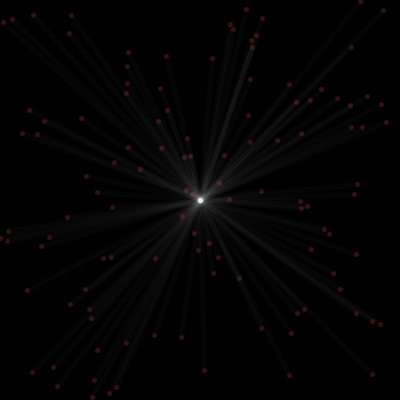
Frame 1 (no input)
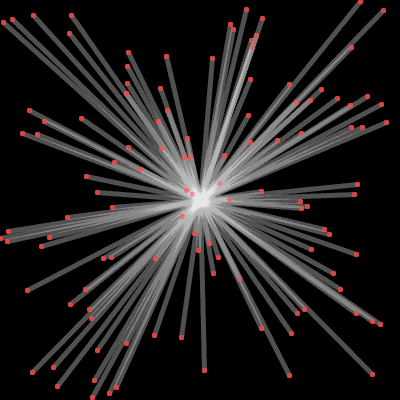
Frame 60 (the mouse pressed at the canvas centre just before this capture)
Frame 120 (the mouse held since frame 60 and released just before this capture): identical to frame 60, image omitted

The Processing sketch that drew these frames (run headless with seeded random() and noise(); from frame 60 on, the mouse is pressed at the canvas centre):

// Processing sketch: processing_140657
// ── processing_140657.pde

boolean[][] aBool = {
  {
    false, false, true, false, false
  }
  , {
    false, false, true, false, false
  }
  , {
    false, true, false, true, false
  }
  , {
    false, true, false, true, false
  }
  , {
    false, true, true, true, false
  }
  , {
    true, false, false, false, true
  }
  , {
    true, false, false, false, true
  }
};

boolean[][] bBool = {
  {
    true, true, true, true, false
  }
  , {
    true, false, false, false, true
  }
  , {
    true, false, false, false, true
  }
  , {
    true, true, true, true, false
  }
  , {
    true, false, false, false, true
  }
  , {
    true, false, false, false, true
  }
  , {
    true, true, true, true, false
  }
};

boolean[][] cBool = {
  {
    false, true, true, true, true
  }
  , {
    true, false, false, false, false
  }
  , {
    true, false, false, false, false
  }
  , {
    true, false, false, false, false
  }
  , {
    true, false, false, false, false
  }
  , {
    true, false, false, false, false
  }
  , {
    false, true, true, true, true
  }
};

boolean[][] dBool = {
  {
    true, true, true, true, false
  }
  , {
    true, false, false, false, true
  }
  , {
    true, false, false, false, true
  }
  , {
    true, false, false, false, true
  }
  , {
    true, false, false, false, true
  }
  , {
    true, false, false, false, true
  }
  , {
    true, true, true, true, false
  }
};


boolean[][] eBool = {
  {
    true, true, true, true, true
  }
  , {
    true, false, false, false, false
  }
  , {
    true, false, false, false, false
  }
  , {
    true, true, true, true, true
  }
  , {
    true, false, false, false, false
  }
  , {
    true, false, false, false, false
  }
  , {
    true, true, true, true, true
  }
};


boolean[][] fBool = {
  {
    true, true, true, true, true
  }
  , {
    true, false, false, false, false
  }
  , {
    true, false, false, false, false
  }
  , {
    true, true, true, true, false
  }
  , {
    true, false, false, false, false
  }
  , {
    true, false, false, false, false
  }
  , {
    true, false, false, false, false
  }
};

boolean[][] gBool = {
  {
    false, true, true, true, false
  }
  , {
    true, false, false, false, true
  }
  , {
    true, false, false, false, false
  }
  , {
    true, false, true, true, true
  }
  , {
    true, false, false, false, true
  }
  , {
    true, false, false, false, true
  }
  , {
    false, true, true, true, true
  }
};

boolean[][] hBool = {
  {
    true, false, false, false, true
  }
  , {
    true, false, false, false, true
  }
  , {
    true, false, false, false, true
  }
  , {
    true, true, true, true, true
  }
  , {
    true, false, false, false, true
  }
  , {
    true, false, false, false, true
  }
  , {
    true, false, false, false, true
  }
};

boolean[][] iBool = {
  {
    true, true, true, true, true
  }
  , {
    false, false, true, false, false
  }
  , {
    false, false, true, false, false
  }
  , {
    false, false, true, false, false
  }
  , {
    false, false, true, false, false
  }
  , {
    false, false, true, false, false
  }
  , {
    true, true, true, true, true
  }
};

boolean[][] jBool = {
  {
    true, true, true, true, true
  }
  , {
    false, false, false, true, false
  }
  , {
    false, false, false, true, false
  }
  , {
    false, false, false, true, false
  }
  , {
    false, false, false, true, false
  }
  , {
    true, false, false, true, false
  }
  , {
    false, true, true, false, false
  }
};

boolean[][] kBool = {
  {
    true, false, false, false, true
  }
  , {
    true, false, false, false, true
  }
  , {
    true, false, false, true, false
  }
  , {
    true, true, true, false, false
  }
  , {
    true, false, false, true, false
  }
  , {
    true, false, false, false, true
  }
  , {
    true, false, false, false, true
  }
};

boolean[][] lBool = {
  {
    true, false, false, false, false
  }
  , {
    true, false, false, false, false
  }
  , {
    true, false, false, false, false
  }
  , {
    true, false, false, false, false
  }
  , {
    true, false, false, false, false
  }
  , {
    true, false, false, false, false
  }
  , {
    true, true, true, true, true
  }
};

boolean[][] mBool = {
  {
    true, false, false, false, true
  }
  , {
    true, true, false, true, true
  }
  , {
    true, true, false, true, true
  }
  , {
    true, false, true, false, true
  }
  , {
    true, false, false, false, true
  }
  , {
    true, false, false, false, true
  }
  , {
    true, false, false, false, true
  }
};

boolean[][] nBool = {
  {
    true, false, false, false, true
  }
  , {
    true, true, false, false, true
  }
  , {
    true, true, false, false, true
  }
  , {
    true, false, true, false, true
  }
  , {
    true, false, false, true, true
  }
  , {
    true, false, false, true, true
  }
  , {
    true, false, false, false, true
  }
};

boolean[][] oBool = {
  {
    false, true, true, true, false
  }
  , {
    true, false, false, false, true
  }
  , {
    true, false, false, false, true
  }
  , {
    true, false, false, false, true
  }
  , {
    true, false, false, false, true
  }
  , {
    true, false, false, false, true
  }
  , {
    false, true, true, true, false
  }
};

boolean[][] pBool = {
  {
    true, true, true, true, false
  }
  , {
    true, false, false, false, true
  }
  , {
    true, false, false, false, true
  }
  , {
    true, true, true, true, false
  }
  , {
    true, false, false, false, false
  }
  , {
    true, false, false, false, false
  }
  , {
    true, false, false, false, false
  }
};

boolean[][] qBool = {
  {
    false, true, true, true, false
  }
  , {
    true, false, false, false, true
  }
  , {
    true, false, false, false, true
  }
  , {
    true, false, false, false, true
  }
  , {
    true, false, true, false, true
  }
  , {
    true, false, false, true, false
  }
  , {
    false, true, true, false, true
  }
};

boolean[][] rBool = {
  {
    true, true, true, true, false
  }
  , {
    true, false, false, false, true
  }
  , {
    true, false, false, false, true
  }
  , {
    true, true, true, true, false
  }
  , {
    true, false, false, true, false
  }
  , {
    true, false, false, false, true
  }
  , {
    true, false, false, false, true
  }
};

boolean[][] sBool = {
  {
    false, false, true, true, true
  }
  , {
    true, true, false, false, false
  }
  , {
    true, false, false, false, false
  }
  , {
    false, true, true, true, false
  }
  , {
    false, false, false, false, true
  }
  , {
    false, false, false, true, true
  }
  , {
    true, true, true, false, false
  }
};

boolean[][] tBool = {
  {
    true, true, true, true, true
  }
  , {
    false, false, true, false, false
  }
  , {
    false, false, true, false, false
  }
  , {
    false, false, true, false, false
  }
  , {
    false, false, true, false, false
  }
  , {
    false, false, true, false, false
  }
  , {
    false, false, true, false, false
  }
};

boolean[][] uBool = {
  {
    true, false, false, false, true
  }
  , {
    true, false, false, false, true
  }
  , {
    true, false, false, false, true
  }
  , {
    true, false, false, false, true
  }
  , {
    true, false, false, false, true
  }
  , {
    true, false, false, false, true
  }
  , {
    false, true, true, true, false
  }
};

boolean[][] vBool = {
  {
    true, false, false, false, true
  }
  , {
    true, false, false, false, true
  }
  , {
    true, false, false, false, true
  }
  , {
    false, true, false, true, false
  }
  , {
    false, true, false, true, false
  }
  , {
    false, false, true, false, false
  }
  , {
    false, false, true, false, false
  }
};

boolean[][] wBool = {
  {
    true, false, false, false, true
  }
  , {
    true, false, false, false, true
  }
  , {
    true, false, false, false, true
  }
  , {
    true, false, true, false, true
  }
  , {
    true, true, false, true, true
  }
  , {
    true, true, false, true, true
  }
  , {
    true, false, false, false, true
  }
};

boolean[][] xBool = {
  {
    true, false, false, false, true
  }
  , {
    true, false, false, false, true
  }
  , {
    false, true, false, true, false
  }
  , {
    false, false, true, false, false
  }
  , {
    false, true, false, true, false
  }
  , {
    true, false, false, false, true
  }
  , {
    true, false, false, false, true
  }
};

boolean[][] yBool = {
  {
    true, false, false, false, true
  }
  , {
    true, false, false, false, true
  }
  , {
    false, true, false, true, false
  }
  , {
    false, false, true, false, false
  }
  , {
    false, false, true, false, false
  }
  , {
    false, false, true, false, false
  }
  , {
    false, false, true, false, false
  }
};

boolean[][] zBool = {
  {
    true, true, true, true, true
  }
  , {
    false, false, false, false, true
  }
  , {
    false, false, false, true, false
  }
  , {
    false, false, true, false, false
  }
  , {
    false, true, false, false, false
  }
  , {
    true, false, false, false, false
  }
  , {
    true, true, true, true, true
  }
};

Letter _A, _B, _C, _D, _E, _F, _G, _H, _I, _J, _K, _L, _M, _N, _O, _P, _Q, _R, _S, _T, _U, _V, _W, _X, _Y, _Z;
Letter[] word = new Letter[8];   
boolean canMove = false;

void setup() {
  background(0);
  size(400, 400);
  noFill();
  smooth();
  initLetter();
  for (int i = 0; i < word.length; i++) word[i].randomize();
}

void draw() {
  noStroke();
  fill(0, 10);
  rect(0, 0, width, height);
  noFill();
  for (int i = 0; i < word.length; i++) word[i].display(); 

  if (canMove) {
    for (int i = 0; i < word.length; i++) word[i].moveToLoc();
  }
}

public void initLetter() {
  word[0] = new Letter(iBool, width/3+45, 100);
  word[1] = new Letter(lBool, width/3, 150);
  word[2] = new Letter(oBool, width/3+30, 150);
  word[3] = new Letter(vBool, width/3+60, 150);
  word[4] = new Letter(eBool, width/3+90, 150);
  word[5] = new Letter(yBool, width/3+15, 200);
  word[6] = new Letter(oBool, width/3+45, 200);
  word[7] = new Letter(uBool, width/3+75, 200);
}

void keyPressed() {
  if (key == ENTER) canMove = true;
  if (key == ' ') {
    background(0);
    canMove = false;
    for (int i = 0; i < word.length; i++) word[i].randomize();
  }
}

class Letter {

  boolean[][] locations = new boolean[7][5];
  float[] setLocX = new float[5];
  float[] setLocY = new float[7];
  float[][] locVarY = new float[7][5];
  float[][] locVarX = new float[7][5];

  Letter() {
  }

  Letter(boolean[][] b, float xOff, float yOff) {
    for (int i = 0; i < b.length; i++) {
      for (int j = 0; j < b[i].length; j++) {
        locations[i][j] = b[i][j];
        setLocX[j] = 5 * j + xOff;
        setLocY[i] = 5 * i + yOff;
      }
    }
  }

  public void display() {
    for (int i = 0; i < locations.length; i++) {
      for (int j = 0; j < locations[i].length; j++) {
        if (locations[i][j]) {
          stroke(255, 5);
          strokeWeight(5);
          line(width/2, height/2, locVarX[i][j], locVarY[i][j]);
          stroke(255, 64, 64, 50);
          point(locVarX[i][j], locVarY[i][j]);
        }
      }
    }
  }

  public void randomize() {

    for (int i = 0; i < locations.length; i++) {
      for (int j = 0; j < locations[i].length; j++) {
        locVarY[i][j] = int(random(400));
        locVarX[i][j] = int(random(400));
      }
    }
  }

  public void moveToLoc() {
    for (int i = 0; i < locations.length; i++) {
      for (int j = 0; j < locations[i].length; j++) {
        if (locVarY[i][j] < setLocY[i]) locVarY[i][j]++;
        if (locVarY[i][j] > setLocY[i]) locVarY[i][j]--;
        if (locVarX[i][j] < setLocX[j]) locVarX[i][j]++;
        if (locVarX[i][j] > setLocX[j]) locVarX[i][j]--;
      }
    }
  }
}
